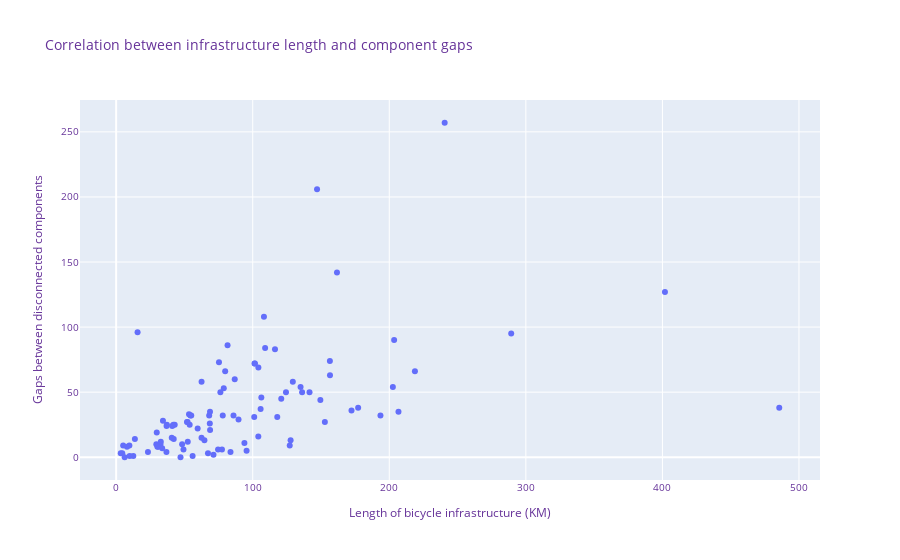
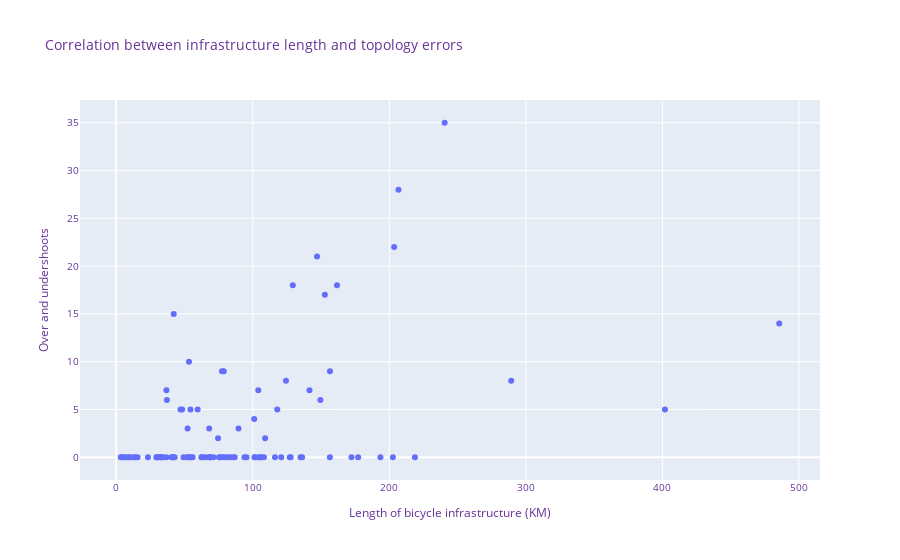

Source (notebook cell) for these figures, in order:
### Markdown cell above
**Correlation between infrastructure length and topology errors**

### Code cell
# TODO: Add label for high/low density and add as color?
fig = px.scatter(
    muni_network_counts, 
    x='infra_km', 
    y='component_gaps',
    title='Correlation between infrastructure length and component gaps', 
    hover_data=['navn'],
    labels={
        "infra_km": "Length of bicycle infrastructure (KM)",
        "component_gaps": "Gaps between disconnected components",
        "navn": "Municipality"
        })

fig.update_layout(
    font=dict(
        size=10,
        color="RebeccaPurple"
    )
)
fig.show()


# TODO: Add label for high/low density and add as color?
fig = px.scatter(
    muni_network_counts, 
    x='infra_km', 
    y='over_under',
    title='Correlation between infrastructure length and topology errors', 
    hover_data=['navn'],
    labels={
        "infra_km": "Length of bicycle infrastructure (KM)",
        "over_under": "Over and undershoots",
        "navn": "Municipality"
        })

fig.update_layout(
    font=dict(
        size=10,
        color="RebeccaPurple"
    )
)
fig.show()

### Figure 1 — Plotly figure (JSON) as saved in the notebook; plotly's stock layout.template omitted (floating-point values rounded to 4 significant figures)
{"data": [{"customdata": [["Aabenraa"], ["Aalborg"], ["Aarhus"], ["Albertslund"], ["Allerød"], ["Assens"], ["Ballerup"], ["Billund"], ["Bornholm"], ["Brøndby"], ["Brønderslev"], ["Dragør"], ["Egedal"], ["Esbjerg"], ["Faaborg-Midtfyn"], ["Fanø"], ["Favrskov"], ["Faxe"], ["Fredensborg"], ["Fredericia"], ["Frederiksberg"], ["Frederikshavn"], ["Frederikssund"], ["Furesø"], ["Gentofte"], ["Gladsaxe"], ["Glostrup"], ["Greve"], ["Gribskov"], ["Guldborgsund"], ["Haderslev"], ["Halsnæs"], ["Hedensted"], ["Helsingør"], ["Herlev"], ["Herning"], ["Hillerød"], ["Hjørring"], ["Holbæk"], ["Holstebro"], ["Horsens"], ["Hvidovre"], ["Høje-Taastrup"], ["Hørsholm"], ["Ikast-Brande"], ["Ishøj"], ["Jammerbugt"], ["Kalundborg"], ["Kerteminde"], ["Kolding"], ["København"], ["Køge"], ["Langeland"], ["Lejre"], ["Lemvig"], ["Lolland"], ["Lyngby-Taarbæk"], ["Læsø"], ["Mariagerfjord"], ["Middelfart"], ["Morsø"], ["Norddjurs"], ["Nordfyns"], ["Nyborg"], ["Næstved"], ["Odder"], ["Odense"], ["Odsherred"], ["Randers"], ["Rebild"], ["Ringkøbing-Skjern"], ["Ringsted"], ["Roskilde"], ["Rudersdal"], ["Rødovre"], ["Samsø"], ["Silkeborg"], ["Skanderborg"], ["Skive"], ["Slagelse"], ["Solrød"], ["Sorø"], ["Stevns"], ["Struer"], ["Svendborg"], ["Syddjurs"], ["Sønderborg"], ["Thisted"], ["Tårnby"], ["Tønder"], ["Vallensbæk"], ["Varde"], ["Vejen"], ["Vejle"], ["Vesthimmerlands"], ["Viborg"], ["Vordingborg"], ["Ærø"]], "hovertemplate": "Length of bicycle infrastructure (KM)=%{x}<br>Gaps between disconnected components=%{y}<br>Municipality=%{customdata[0]}<extra></extra>", "legendgroup": "", "marker": {"color": "#636efa", "symbol": "circle"}, "mode": "markers", "name": "", "orientation": "v", "showlegend": false, "type": "scatter", "x": [193.5, 218.8, 240.6, 9.894, 54.39, 202.6, 53.35, 32.69, 106.3, 29.43, 42.88, 9.694, 41.89, 127.7, 149.5, 7.959, 116.3, 85.92, 64.64, 206.7, 67.24, 101.3, 78.06, 49.3, 127.1, 95.51, 30.83, 15.69, 37.13, 101.1, 79.83, 109.1, 78.81, 118.0, 23.29, 141.6, 53.83, 62.55, 136.2, 76.32, 147.1, 48.31, 42.16, 47.13, 59.68, 3.367, 36.94, 124.3, 54.98, 104.1, 485.6, 62.52, 40.71, 32.42, 34.28, 83.73, 89.6, 5.13, 93.92, 104.1, 13.72, 52.3, 74.64, 77.49, 120.9, 33.71, 289.3, 105.8, 156.6, 29.73, 108.2, 68.78, 152.8, 129.4, 36.82, 4.484, 161.7, 86.82, 177.2, 135.0, 55.98, 52.44, 30.18, 51.86, 156.5, 81.58, 101.6, 68.59, 71.26, 172.3, 12.55, 68.12, 68.73, 203.6, 41.08, 401.9, 75.29, 6.247], "xaxis": "x", "y": [32, 66, 257, 1, 32, 54, 33, 12, 46, 10, 25, 9, 25, 13, 44, 8, 83, 32, 13, 35, 3, 72, 32, 6, 9, 5, 8, 96, 25, 31, 66, 84, 53, 31, 4, 50, 25, 58, 50, 50, 206, 10, 14, 0, 22, 3, 24, 50, 32, 69, 38, 15, 15, 10, 28, 4, 29, 9, 11, 16, 14, 27, 6, 6, 45, 7, 95, 37, 63, 19, 108, 21, 27, 58, 4, 3, 142, 60, 38, 54, 1, 12, 8, 27, 74, 86, 72, 26, 2, 36, 1, 32, 35, 90, 24, 127, 73, 0], "yaxis": "y"}], "layout": {"font": {"color": "RebeccaPurple", "size": 10}, "legend": {"tracegroupgap": 0}, "title": {"text": "Correlation between infrastructure length and component gaps"}, "xaxis": {"anchor": "y", "domain": [0, 1], "title": {"text": "Length of bicycle infrastructure (KM)"}}, "yaxis": {"anchor": "x", "domain": [0, 1], "title": {"text": "Gaps between disconnected components"}}}}

### Figure 2 — Plotly figure (JSON) as saved in the notebook; plotly's stock layout.template omitted (floating-point values rounded to 4 significant figures)
{"data": [{"customdata": [["Aabenraa"], ["Aalborg"], ["Aarhus"], ["Albertslund"], ["Allerød"], ["Assens"], ["Ballerup"], ["Billund"], ["Bornholm"], ["Brøndby"], ["Brønderslev"], ["Dragør"], ["Egedal"], ["Esbjerg"], ["Faaborg-Midtfyn"], ["Fanø"], ["Favrskov"], ["Faxe"], ["Fredensborg"], ["Fredericia"], ["Frederiksberg"], ["Frederikshavn"], ["Frederikssund"], ["Furesø"], ["Gentofte"], ["Gladsaxe"], ["Glostrup"], ["Greve"], ["Gribskov"], ["Guldborgsund"], ["Haderslev"], ["Halsnæs"], ["Hedensted"], ["Helsingør"], ["Herlev"], ["Herning"], ["Hillerød"], ["Hjørring"], ["Holbæk"], ["Holstebro"], ["Horsens"], ["Hvidovre"], ["Høje-Taastrup"], ["Hørsholm"], ["Ikast-Brande"], ["Ishøj"], ["Jammerbugt"], ["Kalundborg"], ["Kerteminde"], ["Kolding"], ["København"], ["Køge"], ["Langeland"], ["Lejre"], ["Lemvig"], ["Lolland"], ["Lyngby-Taarbæk"], ["Læsø"], ["Mariagerfjord"], ["Middelfart"], ["Morsø"], ["Norddjurs"], ["Nordfyns"], ["Nyborg"], ["Næstved"], ["Odder"], ["Odense"], ["Odsherred"], ["Randers"], ["Rebild"], ["Ringkøbing-Skjern"], ["Ringsted"], ["Roskilde"], ["Rudersdal"], ["Rødovre"], ["Samsø"], ["Silkeborg"], ["Skanderborg"], ["Skive"], ["Slagelse"], ["Solrød"], ["Sorø"], ["Stevns"], ["Struer"], ["Svendborg"], ["Syddjurs"], ["Sønderborg"], ["Thisted"], ["Tårnby"], ["Tønder"], ["Vallensbæk"], ["Varde"], ["Vejen"], ["Vejle"], ["Vesthimmerlands"], ["Viborg"], ["Vordingborg"], ["Ærø"]], "hovertemplate": "Length of bicycle infrastructure (KM)=%{x}<br>Over and undershoots=%{y}<br>Municipality=%{customdata[0]}<extra></extra>", "legendgroup": "", "marker": {"color": "#636efa", "symbol": "circle"}, "mode": "markers", "name": "", "orientation": "v", "showlegend": false, "type": "scatter", "x": [193.5, 218.8, 240.6, 9.894, 54.39, 202.6, 53.35, 32.69, 106.3, 29.43, 42.88, 9.694, 41.89, 127.7, 149.5, 7.959, 116.3, 85.92, 64.64, 206.7, 67.24, 101.3, 78.06, 49.3, 127.1, 95.51, 30.83, 15.69, 37.13, 101.1, 79.83, 109.1, 78.81, 118.0, 23.29, 141.6, 53.83, 62.55, 136.2, 76.32, 147.1, 48.31, 42.16, 47.13, 59.68, 3.367, 36.94, 124.3, 54.98, 104.1, 485.6, 62.52, 40.71, 32.42, 34.28, 83.73, 89.6, 5.13, 93.92, 104.1, 13.72, 52.3, 74.64, 77.49, 120.9, 33.71, 289.3, 105.8, 156.6, 29.73, 108.2, 68.78, 152.8, 129.4, 36.82, 4.484, 161.7, 86.82, 177.2, 135.0, 55.98, 52.44, 30.18, 51.86, 156.5, 81.58, 101.6, 68.59, 71.26, 172.3, 12.55, 68.12, 68.73, 203.6, 41.08, 401.9, 75.29, 6.247], "xaxis": "x", "y": [0, 0, 35, 0, 5, 0, 10, 0, 0, 0, 0, 0, 0, 0, 6, 0, 0, 0, 0, 28, 0, 0, 0, 0, 0, 0, 0, 0, 6, 4, 0, 2, 9, 5, 0, 7, 0, 0, 0, 0, 21, 5, 15, 5, 5, 0, 0, 8, 0, 0, 14, 0, 0, 0, 0, 0, 3, 0, 0, 7, 0, 3, 2, 9, 0, 0, 8, 0, 9, 0, 0, 0, 17, 18, 7, 0, 18, 0, 0, 0, 0, 0, 0, 0, 0, 0, 0, 0, 0, 0, 0, 3, 0, 22, 0, 5, 0, 0], "yaxis": "y"}], "layout": {"font": {"color": "RebeccaPurple", "size": 10}, "legend": {"tracegroupgap": 0}, "title": {"text": "Correlation between infrastructure length and topology errors"}, "xaxis": {"anchor": "y", "domain": [0, 1], "title": {"text": "Length of bicycle infrastructure (KM)"}}, "yaxis": {"anchor": "x", "domain": [0, 1], "title": {"text": "Over and undershoots"}}}}
